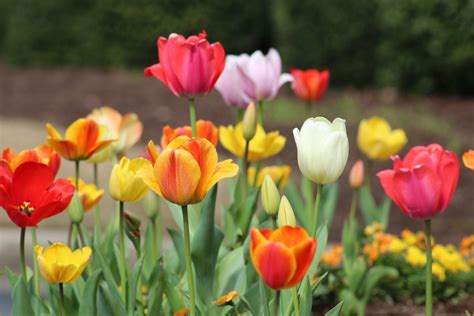
#> input picture image/tulip.jpeg, 474 x 316 px, found by its file name
$ jupyter execute canny_edege_detection.ipynb
#> lines starting #> are read from the running program, lines starting #| are printed output that depends on the picture; after the words box and inside, x2 and y2 are one past the last pixel; in counts of white or black regions, pixels touching at a corner belong together
[cell 1]
import cv2 as cv
import matplotlib.pyplot as plt
import os
import numpy as np

list_path = os.getcwd().split(os.sep)
list_path.pop()
list_path.append('images')
image_path = os.sep.join(list_path) + os.sep + 'tulip.jpeg'

img = cv.imread(image_path, cv.IMREAD_GRAYSCALE)
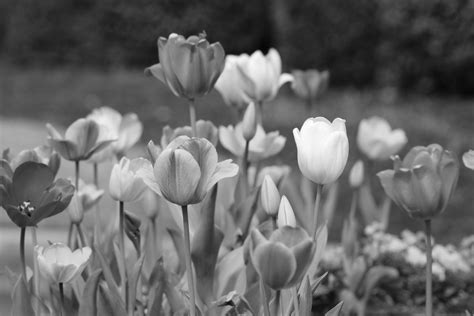
#> img: shape (316, 474); min 3, max 255, mean 104.5
edges1 = cv.Canny(img, 10, 250)
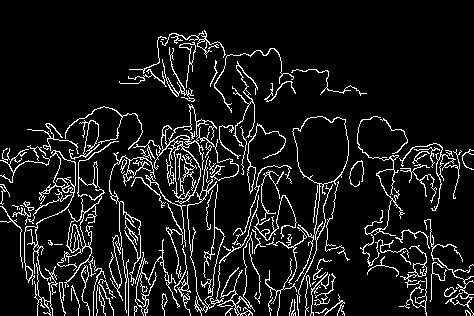
#> edges1: shape (316, 474); 9.3% white in thin lines or dots

plt.figure(figsize=(10, 5))
plt.subplot(1, 2, 1)
plt.imshow(img, cmap='gray')
plt.title('Original Image')
plt.axis('off')
plt.subplot(1, 2, 2)
plt.imshow(edges1, cmap='gray')

plt.title('Canny Edges (100, 200)')
plt.axis('off')
plt.tight_layout()
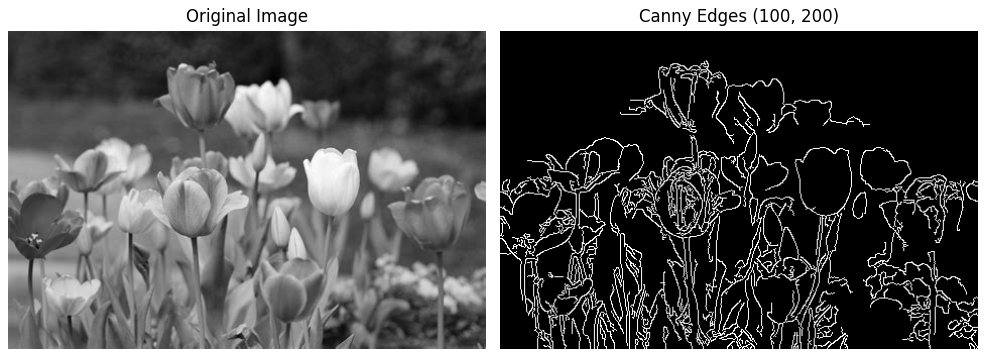
#> figure drawn by matplotlib, 2 panels

$ run again, with image/einstein.jpeg copied over image/tulip.jpeg
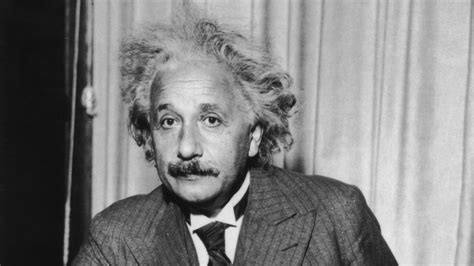
#> input picture image/einstein.jpeg, 474 x 266 px, found by its file name
#> img is the input picture: shape (266, 474); min 7, max 240, mean 129.5
#> `edges1 = cv.Canny(img, 10, 250)`:
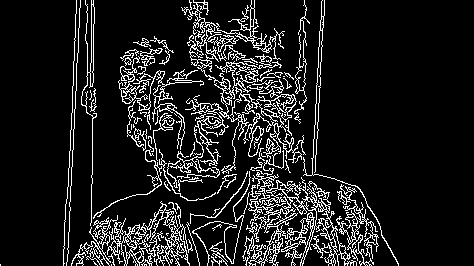
#> edges1: shape (266, 474); 11.5% white in thin lines or dots, all inside (x1, y1, x2, y2) = (0, 0, 399, 266)
#> `[cell 1] import cv2 as cv import matplotlib.pyplot as plt import os im..`:
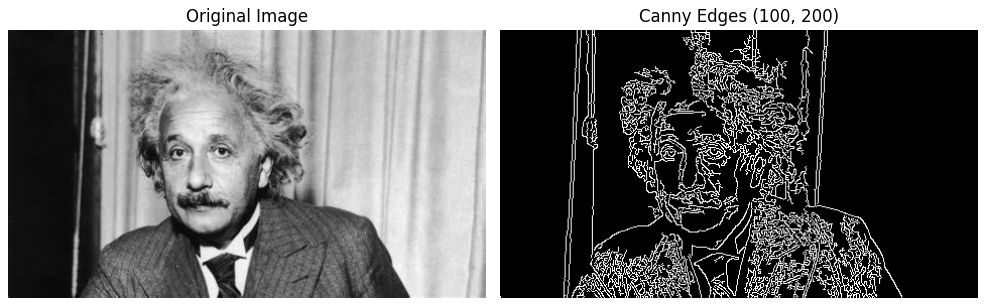
#> figure drawn by matplotlib, 2 panels

$ run again, with image/flower.jpeg copied over image/tulip.jpeg
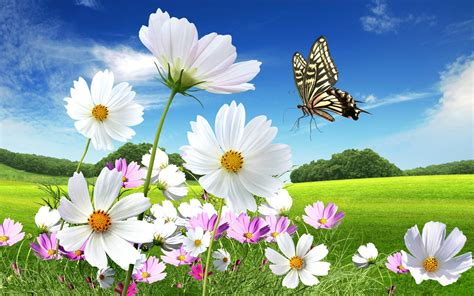
#> input picture image/flower.jpeg, 474 x 296 px, found by its file name
#> `edges1 = cv.Canny(img, 10, 250)`:
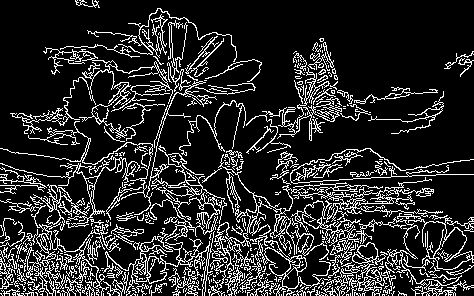
#> edges1: shape (296, 474); 16.4% white in thin lines or dots
#> `[cell 1] import cv2 as cv import matplotlib.pyplot as plt import os im..`:
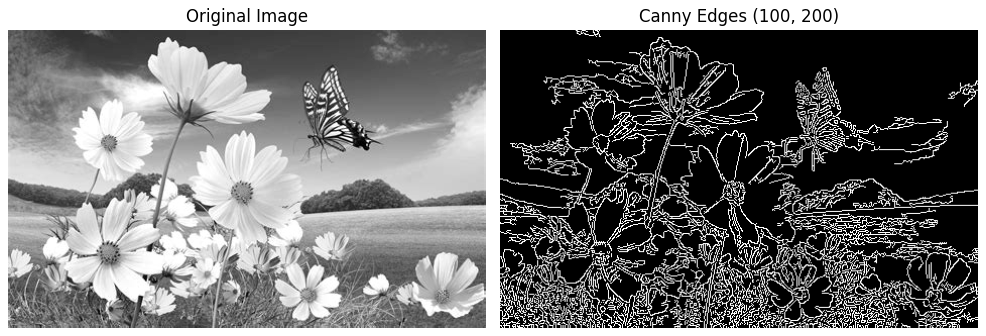
#> figure drawn by matplotlib, 2 panels
